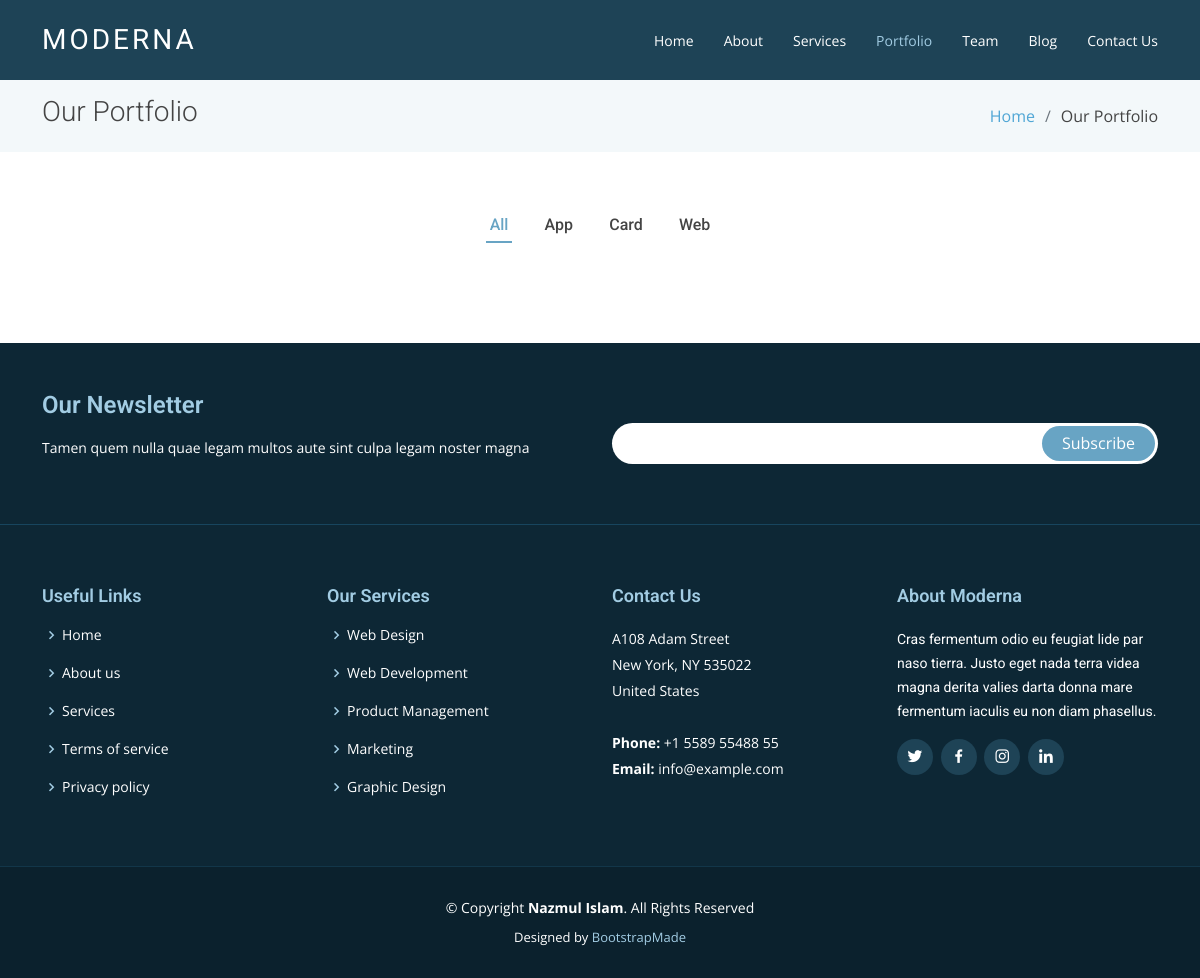
The page /MODERNA/portfolio.php on the database as committed earlier.
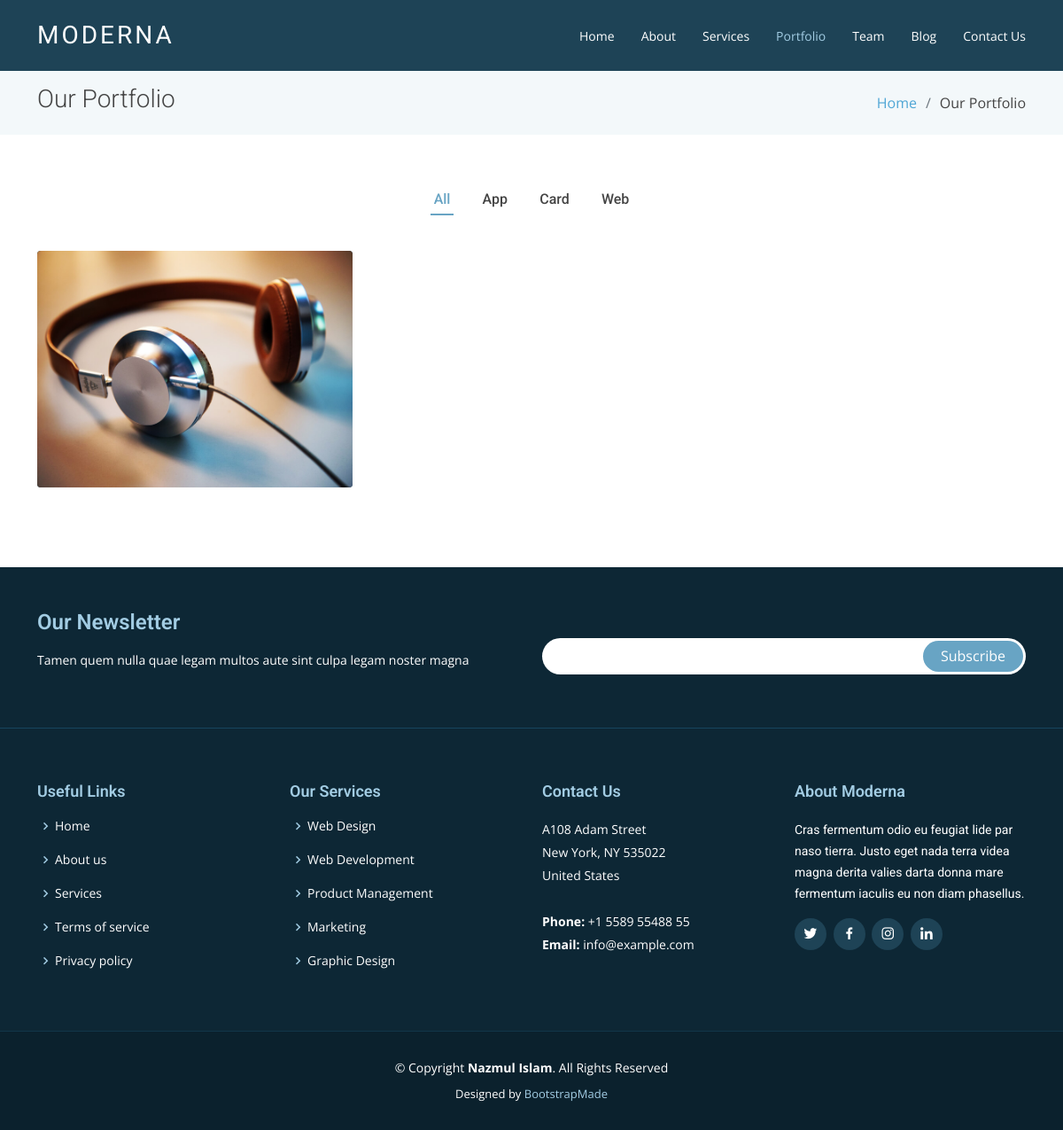
The same page on the database as committed later.
### tables this page shows
CREATE TABLE `portfolio` (
  `id` int(11) NOT NULL,
  `title` varchar(255) NOT NULL,
  `image` varchar(255) NOT NULL,
  `status` int(11) NOT NULL DEFAULT 1
);

### MODERNA/portfolio.php (the view, shortened to what this page needs)
<?php
  include'../mordana/header.php';
  require_once'../db.php';
  $select="SELECT * FROM portfolio";
  $portfolio=mysqli_query($db, $select);
?>
<body>
  <header id="header" class="fixed-top d-flex align-items-center ">
    <div class="container d-flex justify-content-between align-items-center">
      <div class="logo">
        <h1 class="text-light"><a href="index.php"><span>Moderna</span></a></h1>
      </div>
      <nav id="navbar" class="navbar">
        <ul>
          <li><a class="" href="index.php">Home</a></li>
          <li><a href="about.php">About</a></li>
          <li><a href="services.php">Services</a></li>
          <li><a class="active" href="portfolio.php">Portfolio</a></li>
          <li><a href="team.php">Team</a></li>
          <li><a href="blog.php">Blog</a></li>
          <li><a href="contact.php">Contact Us</a></li>
        </ul>
      </nav>
    </div>
  </header>
  <main id="main">
    <section class="breadcrumbs">
      <div class="container">
        <div class="d-flex justify-content-between align-items-center">
          <h2>Our Portfolio</h2>
          <ol>
            <li><a href="index.php">Home</a></li>
            <li>Our Portfolio</li>
          </ol>
        </div>
      </div>
    </section>
    <section class="portfolio">
      <div class="container">
        <div class="row">
          <div class="col-lg-12">
            <ul id="portfolio-flters">
              <li data-filter="*" class="filter-active">All</li>
              <li data-filter=".filter-app">App</li>
              <li data-filter=".filter-card">Card</li>
              <li data-filter=".filter-web">Web</li>
            </ul>
          </div>
        </div>
        <div class="row portfolio-container" data-aos="fade-up" data-aos-easing="ease-in-out" data-aos-duration="500">
          <?php
            foreach($portfolio as $key=> $value){
              ?>
              <div class="col-lg-4 col-md-6 portfolio-wrap filter-app">
                <div class="portfolio-item">
                  <img src="../assets/portfolio/image/<?php echo$value['image']?>" class="img-fluid" alt="">
                </div>
              </div>
              <?php
            }
          ?>
        </div>
      </div>
    </section>
  </main>
<?php
  include'../mordana/footer.php';
?>

Rows that differ between the two databases and show on the page:
added portfolio: image (picture)
